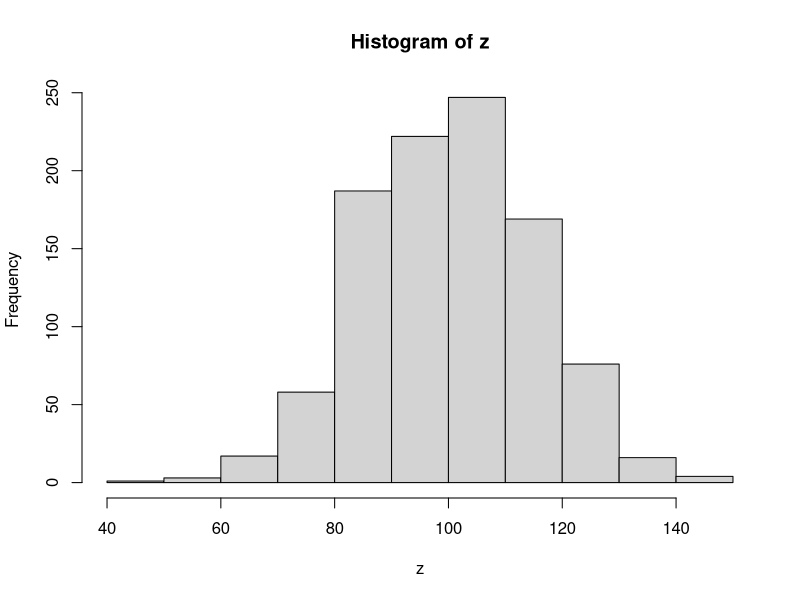

Reproduce this figure in R.
## EXERCISES 7 #####################################################################

# 7.1. Draw a random sample of size 100 from the interval [0,2],  which contains 201 values. 
# Sample without replacement.

sample((runif(201, min=0, max=2)),100) 

# 7.2. Use dt to evaluate the density fucntion of the t distribution with 13 degrees of freedom at 21 values in the range -1 to 1.

x<-runif(21, min=-1, max=1)
dt(x, df=13)

# 7.3. Find x such that P[X ≤ x] = 0.01 for a t distribution with 9 degrees of freedom. 

pt(0.01, df=9) #distribution function
qt(0.01, df=9) #inverse distr function

# 7.4. IQ scores are known to have a normal distribution with mean 100 and standard deviation 15. What IQ would you have if you were in the 80th percentile? 

z<-rnorm(1000, mean=100, sd=15)
quantile(z, 0.8)
hist(z) # 113.56 for the 80th quantile seems correct.

# 7.5. What IQ would you have if you were in the top 10 percent? 

quantile(z, 0.9) 

# 7.6. What is the probability of having an IQ above 142?

probabilityIQ142<-1-(pnorm(142, mean=100, sd=15))

# 7.7.  Set the seed to "0" and create two samples of size 20 from the standard normal distribution with the same values. 
#  Repeat the process but set the seed to your ID number.

set.seed(0)
x1<-sample((rnorm(20, mean=1, sd=2)),20)
set.seed(0)
x2<-sample((rnorm(20, mean=1, sd=2)),20)

set.seed(21752716)
y1<-sample((rnorm(20, mean=1, sd=2)),20)
set.seed(21752716)
y2<-sample((rnorm(20, mean=1, sd=2)),20)
